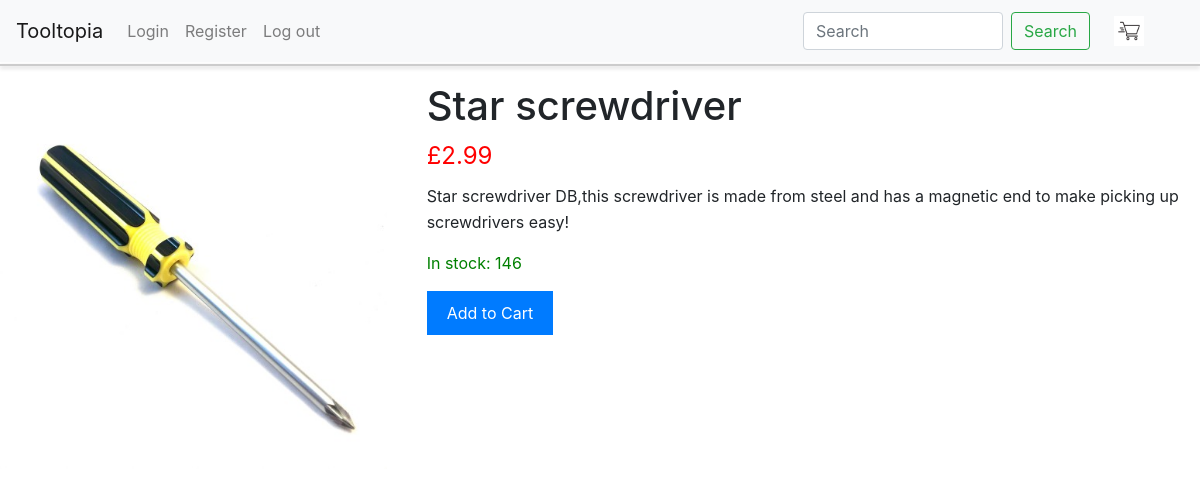
Page /product/1 on the committed database.
### app.py (models this page shows)
class Product(db.Model):
    id = db.Column(db.Integer, primary_key=True)
    name = db.Column(db.String(150), nullable=False)
    price = db.Column(db.Float, nullable=False)
    image = db.Column(db.String(150), nullable=True)
    description = db.Column(db.Text, nullable=True)
    stock = db.Column(db.Integer, default=0)  # Assumes a default stock level of 0 for new products

### app.py (the view)
@app.route('/product/<int:product_id>')
def product_detail(product_id):
    product = Product.query.get_or_404(product_id)
    return render_template('product_detail.html', product=product)

### app.py (called while the page is built)
@app.template_filter('currency')
def currency(value):
    try:
        d = Decimal(str(value))
    except Exception:
        return "£0.00"
    d = d.quantize(Decimal("0.01"), rounding=ROUND_HALF_UP)
    return f"£{d:,.2f}"

### templates/product_detail.html (shortened to what this page needs)
{% extends "base.html" %}
{% block content %}
<div class="product-detail-container">
    <div class="product-image">
        <img src="{{ url_for('static', filename=product.image) }}" alt="{{ product.name }}">
    </div>
    <div class="product-info">
        <h1>{{ product.name }}</h1>
        <p class="product-price">{{ product.price | currency }}</p>
        <p class="product-description">{{ product.description }}</p>
        <p class="in-stock">In stock: {{ product.stock }}</p>
        <button class="add-to-cart" data-product-id="{{ product.id }}">Add to Cart</button>
    </div>
</div>
{% endblock %}

### static/styles.css (style rules this page uses)
.add-to-cart { background-color: #007bff; color: #fff; border: none; padding: 10px 20px; cursor: pointer; transition: background-color 0.3s; }
.in-stock { color: green; }
.product-detail-container { display: flex; margin-top: 20px; }
.product-image { flex: 1; padding-right: 20px; }
.product-image img { max-width: 100%; max-height: 400px; width: auto; height: auto; }
.product-info { flex: 2; padding-left: 20px; }
.product-price { font-size: 24px; color: #f00; margin-bottom: 10px; }
.product-description { font-size: 16px; line-height: 1.6; }

### rows in the picture
Product: image (picture), name "Star screwdriver", price "£2.99", description "Star screwdriver DB,this screwdriver is made from steel and has a magnetic end to make picking up screwdrivers easy!", stock "146"
